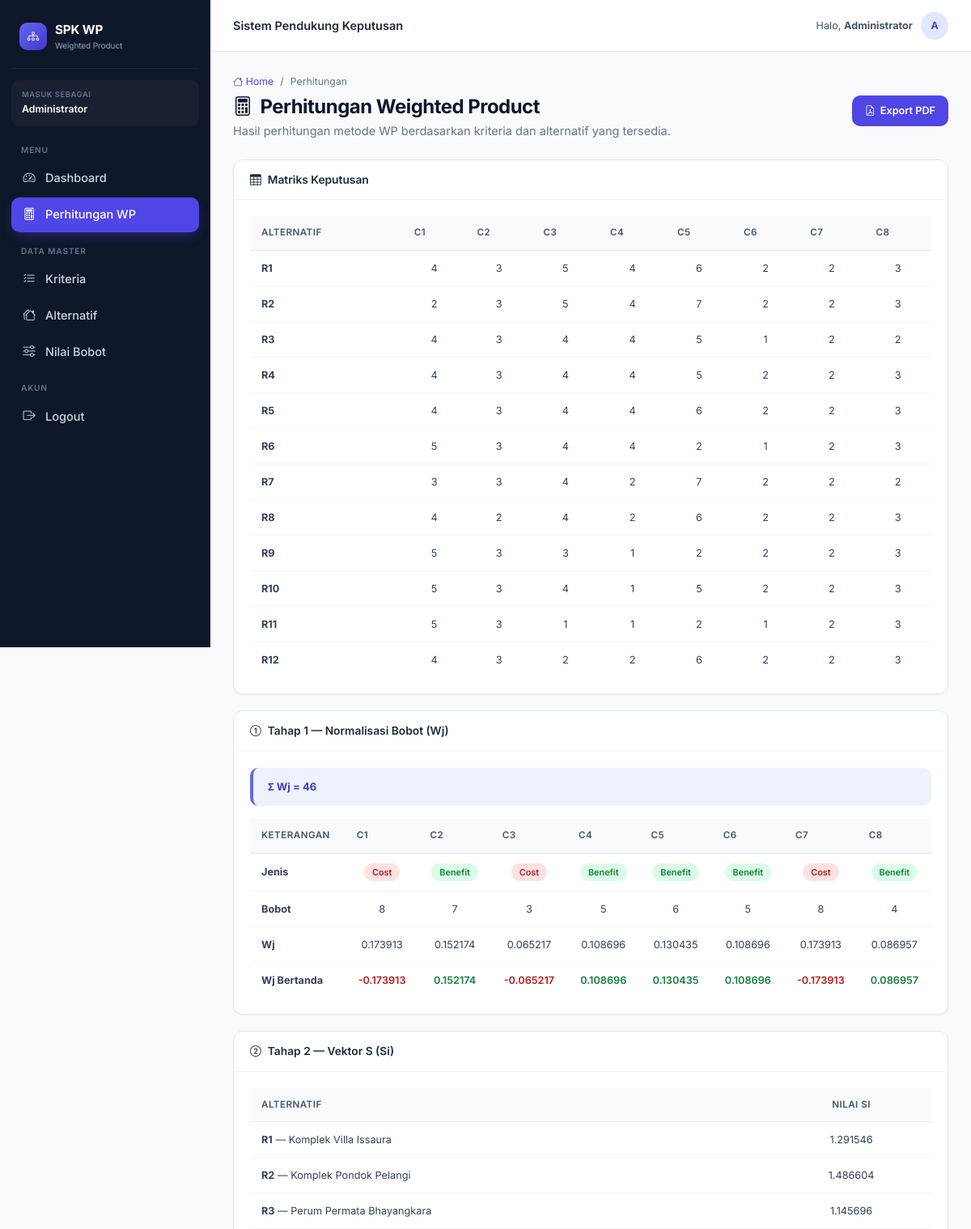
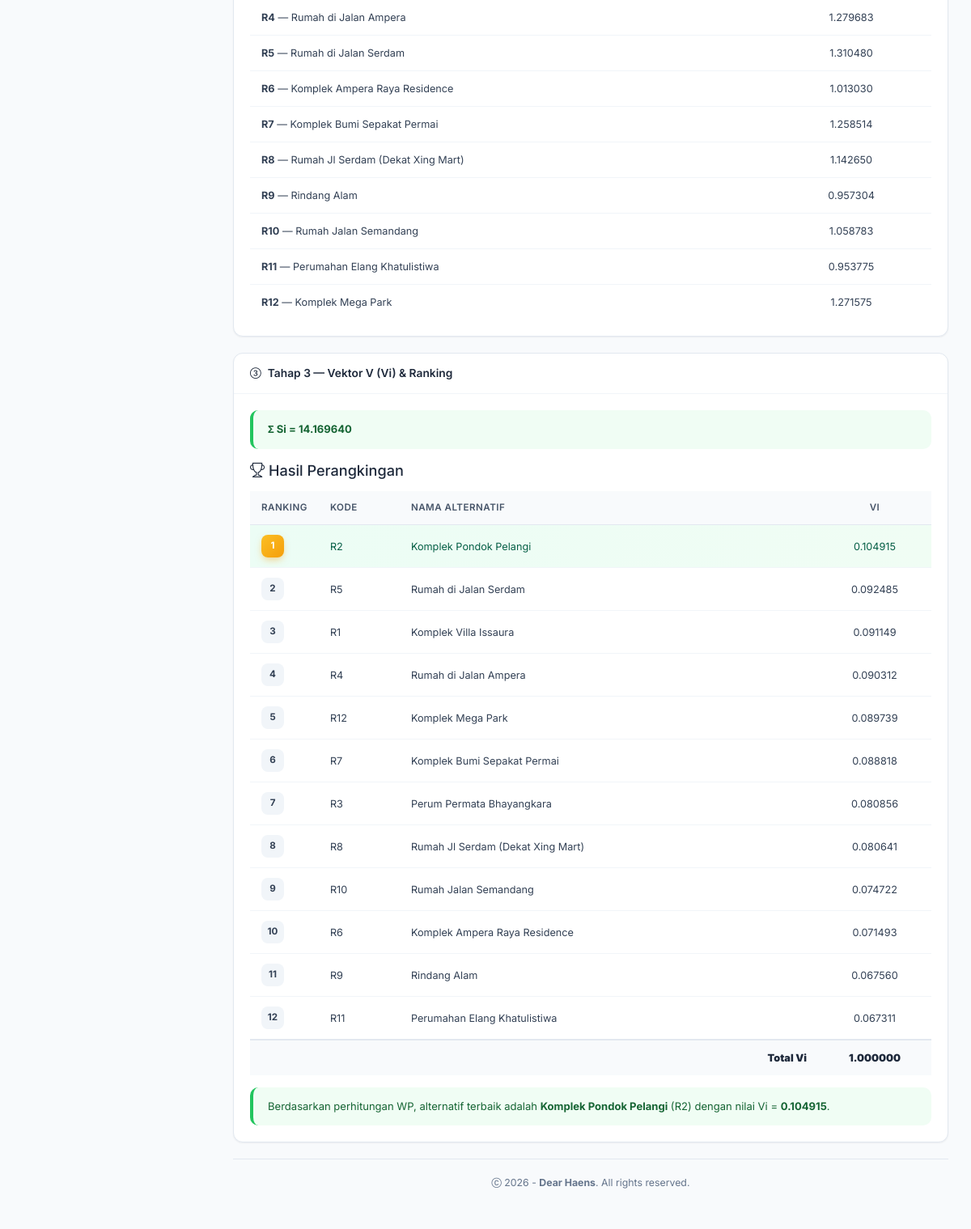
The page /admin/hitung.php (signed in) on the database its author committed (2 pictures, top to bottom).
### tables this page shows
CREATE TABLE `kriteria` (
  `id` int(11) NOT NULL,
  `code` varchar(32) DEFAULT NULL,
  `kriteria` varchar(256) DEFAULT NULL,
  `jenis` varchar(32) DEFAULT NULL,
  `bobot` int(10) DEFAULT NULL
);

CREATE TABLE `bobot` (
  `id_bobot` int(11) NOT NULL,
  `id_alter` int(11) DEFAULT NULL,
  `c1` int(128) DEFAULT NULL,
  `c2` int(128) DEFAULT NULL,
  `c3` int(128) DEFAULT NULL,
  `c4` int(128) DEFAULT NULL,
  `c5` int(128) DEFAULT NULL,
  `c6` int(128) DEFAULT NULL,
  `c7` int(128) DEFAULT NULL,
  `c8` int(128) DEFAULT NULL
);

CREATE TABLE `alternatif` (
  `id_alter` int(11) NOT NULL,
  `code` varchar(128) DEFAULT NULL,
  `alternatif` varchar(128) DEFAULT NULL
);

### admin/config/database.php (called while the page is built, shortened)
<?php
function db(): PDO
{
    static $pdo = null;
    if ($pdo === null) {
        $host = $_ENV['DB_HOST'] ?? 'localhost';
        $name = $_ENV['DB_NAME'] ?? 'db_wp_kel9';
        $user = $_ENV['DB_USER'] ?? 'root';
        $pass = $_ENV['DB_PASS'] ?? '';
        try {
            $pdo = new PDO(
                "mysql:host={$host};dbname={$name};charset=utf8mb4",
                $user,
                $pass,
                [
                    PDO::ATTR_ERRMODE            => PDO::ERRMODE_EXCEPTION,
                    PDO::ATTR_DEFAULT_FETCH_MODE => PDO::FETCH_ASSOC,
                    PDO::ATTR_EMULATE_PREPARES   => false,
                ]
            );
        } catch (PDOException $e) {
            die('Koneksi database gagal: ' . htmlspecialchars($e->getMessage()));
        }
    }
    return $pdo;
}

### admin/functions/wp.php (called while the page is built, shortened)
<?php
function wp_get_kriteria(): array
{
    $sql = "SELECT id, code, kriteria, jenis, bobot
            FROM kriteria
            ORDER BY CAST(SUBSTRING(code, 2) AS UNSIGNED), code";
    return db()->query($sql)->fetchAll();
}
function wp_get_alternatif(): array
{
    $sql = "SELECT a.id_alter, a.code, a.alternatif,
                   b.c1, b.c2, b.c3, b.c4, b.c5, b.c6, b.c7, b.c8
            FROM alternatif a
            JOIN bobot b ON b.id_alter = a.id_alter
            ORDER BY CAST(SUBSTRING(a.code, 2) AS UNSIGNED), a.code";
    $rows = db()->query($sql)->fetchAll();
    $result = [];
    foreach ($rows as $r) {
        $nilai = [];
        for ($i = 1; $i <= 8; $i++) {
            $nilai['C' . $i] = (float) $r['c' . $i];
        }
        $result[] = [
            'id_alter'   => (int) $r['id_alter'],
            'code'       => $r['code'],
            'alternatif' => $r['alternatif'],
            'nilai'      => $nilai,
        ];
    }
    return $result;
}
function wp_hitung(array $kriteria, array $alternatif): array
{
    $totalBobot = 0.0;
    foreach ($kriteria as $k) {
        $totalBobot += (float) $k['bobot'];
    }
    $wj        = [];
    $wjTanda   = [];
    foreach ($kriteria as $k) {
        $kode = $k['code'];
        $w    = (float) $k['bobot'] / $totalBobot;
        $wj[$kode]      = $w;
        $wjTanda[$kode] = ($k['jenis'] === 'cost') ? -$w : $w;
    }
    $si = [];
    foreach ($alternatif as $a) {
        $s = 1.0;
        foreach ($kriteria as $k) {
            $kode   = $k['code'];
            $nilai  = $a['nilai'][$kode] ?? 0;
            $s *= pow($nilai, $wjTanda[$kode]);
        }
        $si[$a['code']] = $s;
    }
    $totalSi = array_sum($si);
    $vi = [];
    foreach ($si as $kode => $s) {
        $vi[$kode] = $s / $totalSi;
    }
    arsort($vi, SORT_NUMERIC);
    $namaByCode = [];
    foreach ($alternatif as $a) {
        $namaByCode[$a['code']] = $a['alternatif'];
    }
    $ranking = [];
    $peringkat = 1;
    foreach ($vi as $kode => $nilai) {
        $ranking[] = [
            'peringkat'   => $peringkat++,
            'code'        => $kode,
            'alternatif'  => $namaByCode[$kode] ?? $kode,
            'vi'          => $nilai,
        ];
    }
    return [
        'total_bobot' => $totalBobot,
        'wj'          => $wj,
        'wj_bertanda' => $wjTanda,
        'si'          => $si,
        'total_si'    => $totalSi,
        'vi'          => $vi,
        'ranking'     => $ranking,
    ];
}

### admin/functions/helpers.php (called while the page is built, shortened)
<?php
function e(?string $s): string
{
    return htmlspecialchars((string) $s, ENT_QUOTES, 'UTF-8');
}
function fmt(float $n, int $dec = 6): string
{
    return number_format($n, $dec, '.', '');
}

### admin/hitung.php (the view, shortened to what this page needs)
<?php
require __DIR__ . '/config/database.php';
require __DIR__ . '/functions/helpers.php';
require __DIR__ . '/functions/wp.php';
try {
    $kriteria   = wp_get_kriteria();
    $alternatif = wp_get_alternatif();
    $hasil      = wp_hitung($kriteria, $alternatif);
} catch (Throwable $ex) {
    $error      = $ex->getMessage();
    $kriteria   = [];
    $alternatif = [];
    $hasil      = null;
}
include 'template/head.php';
include 'template/nav-side.php';
include 'template/nav-top.php';
?>
<div class="page-header">
    <nav>
        <ol class="breadcrumb-modern">
            <li><a href="index.php"><i class="bi bi-house"></i> Home</a></li>
            <li>/</li>
            <li>Perhitungan</li>
        </ol>
    </nav>
    <div class="d-flex justify-content-between align-items-start flex-wrap gap-2">
        <div>
            <h1><i class="bi bi-calculator"></i> Perhitungan Weighted Product</h1>
            <p class="mb-0">Hasil perhitungan metode WP berdasarkan kriteria dan alternatif yang tersedia.</p>
        </div>
        <a href="export_pdf.php" target="_blank" class="btn-brand" style="flex-shrink: 0;">
            <i class="bi bi-file-earmark-pdf"></i> Export PDF
        </a>
    </div>
</div>
<?php if (!empty($error)): ?>
    <div class="callout-modern danger">
        <i class="bi bi-exclamation-triangle"></i>
        <strong>Gagal menghitung:</strong> <?= e($error) ?>
    </div>
<?php else: ?>
    <div class="card-modern">
        <div class="card-head">
            <h5><i class="bi bi-table"></i> Matriks Keputusan</h5>
        </div>
        <div class="card-body">
            <div class="table-responsive">
                <table class="table-modern">
                    <thead>
                        <tr>
                            <th>Alternatif</th>
                            <?php foreach ($kriteria as $k): ?>
                                <th title="<?= e($k['kriteria']) ?>"><?= e($k['code']) ?></th>
                            <?php endforeach; ?>
                        </tr>
                    </thead>
                    <tbody>
                        <?php foreach ($alternatif as $a): ?>
                            <tr>
                                <td><strong><?= e($a['code']) ?></strong></td>
                                <?php foreach ($kriteria as $k): ?>
                                    <td class="text-center"><?= e((string) $a['nilai'][$k['code']]) ?></td>
                                <?php endforeach; ?>
                            </tr>
                        <?php endforeach; ?>
                    </tbody>
                </table>
            </div>
        </div>
    </div>
    <div class="card-modern">
        <div class="card-head">
            <h5><i class="bi bi-1-circle"></i> Tahap 1 — Normalisasi Bobot (Wj)</h5>
        </div>
        <div class="card-body">
            <div class="callout-modern">
                <strong>Σ Wj = <?= fmt($hasil['total_bobot'], 0) ?></strong>
            </div>
            <div class="table-responsive">
                <table class="table-modern">
                    <thead>
                        <tr>
                            <th>Keterangan</th>
                            <?php foreach ($kriteria as $k): ?>
                                <th><?= e($k['code']) ?></th>
                            <?php endforeach; ?>
                        </tr>
                    </thead>
                    <tbody>
                        <tr>
                            <td><strong>Jenis</strong></td>
                            <?php foreach ($kriteria as $k): ?>
                                <td class="text-center">
                                    <span class="badge-soft <?= e($k['jenis']) ?>">
                                        <?= ucwords(e($k['jenis'])) ?>
                                    </span>
                                </td>
                            <?php endforeach; ?>
                        </tr>
                        <tr>
                            <td><strong>Bobot</strong></td>
                            <?php foreach ($kriteria as $k): ?>
                                <td class="text-center"><?= e((string) $k['bobot']) ?></td>
                            <?php endforeach; ?>
                        </tr>
                        <tr>
                            <td><strong>Wj</strong></td>
                            <?php foreach ($kriteria as $k): ?>
                                <td class="text-center"><?= fmt($hasil['wj'][$k['code']]) ?></td>
                            <?php endforeach; ?>
                        </tr>
                        <tr>
                            <td><strong>Wj Bertanda</strong></td>
                            <?php foreach ($kriteria as $k): ?>
                                <?php $neg = $hasil['wj_bertanda'][$k['code']] < 0; ?>
                                <td class="text-center" style="color:<?= $neg ? '#b91c1c' : '#15803d' ?>;font-weight:600;">
                                    <?= fmt($hasil['wj_bertanda'][$k['code']]) ?>
                                </td>
                            <?php endforeach; ?>
                        </tr>
                    </tbody>
                </table>
            </div>
        </div>
    </div>
    <div class="card-modern">
        <div class="card-head">
            <h5><i class="bi bi-2-circle"></i> Tahap 2 — Vektor S (Si)</h5>
        </div>
        <div class="card-body">
            <div class="table-responsive">
                <table class="table-modern">
                    <thead>
                        <tr><th>Alternatif</th><th class="text-center">Nilai Si</th></tr>
                    </thead>
                    <tbody>
                        <?php foreach ($alternatif as $a): ?>
                            <tr>
                                <td><strong><?= e($a['code']) ?></strong> — <?= e($a['alternatif']) ?></td>
                                <td class="text-center"><?= fmt($hasil['si'][$a['code']]) ?></td>
                            </tr>
                        <?php endforeach; ?>
                    </tbody>
                </table>
            </div>
        </div>
    </div>
    <div class="card-modern">
        <div class="card-head">
            <h5><i class="bi bi-3-circle"></i> Tahap 3 — Vektor V (Vi) & Ranking</h5>
        </div>
        <div class="card-body">
            <div class="callout-modern success">
                <strong>Σ Si = <?= fmt($hasil['total_si']) ?></strong>
            </div>
            <h5 class="mb-3"><i class="bi bi-trophy"></i> Hasil Perangkingan</h5>
            <div class="table-responsive">
                <table class="table-modern">
                    <thead>
                        <tr>
                            <th style="width:80px;">Ranking</th>
                            <th style="width:100px;">Kode</th>
                            <th>Nama Alternatif</th>
                            <th class="text-center" style="width:140px;">Vi</th>
                        </tr>
                    </thead>
                    <tbody>
                        <?php foreach ($hasil['ranking'] as $r): ?>
                            <tr class="<?= $r['peringkat'] === 1 ? 'rank-1' : '' ?>">
                                <td>
                                    <span class="rank-badge <?= $r['peringkat'] === 1 ? 'gold' : '' ?>">
                                        <?= $r['peringkat'] ?>
                                    </span>
                                </td>
                                <td><?= e($r['code']) ?></td>
                                <td><?= e($r['alternatif']) ?></td>
                                <td class="text-center"><?= fmt($r['vi']) ?></td>
                            </tr>
                        <?php endforeach; ?>
                    </tbody>
                    <tfoot>
                        <tr>
                            <td colspan="3" class="text-end"><strong>Total Vi</strong></td>
                            <td class="text-center"><strong><?= fmt(array_sum($hasil['vi'])) ?></strong></td>
                        </tr>
                    </tfoot>
                </table>
            </div>
            <?php $top = $hasil['ranking'][0] ?? null; ?>
            <?php if ($top): ?>
                <div class="callout-modern success mt-3 mb-0">
                    Berdasarkan perhitungan WP, alternatif terbaik adalah
                    <strong><?= e($top['alternatif']) ?></strong> (<?= e($top['code']) ?>)
                    dengan nilai Vi = <strong><?= fmt($top['vi']) ?></strong>.
                </div>
            <?php endif; ?>
        </div>
    </div>
<?php endif; ?>
<?php include 'template/footer.php'; ?>

### rows shown on the page
kriteria: code "C1", code "4", code.c1 "2", code "5", code "3", jenis "Cost", bobot "8", code "0.173913", code "-0.173913"
kriteria: code "C2", code "3", code.c2 "3", code "2", jenis "Benefit", bobot "7", code "0.152174"
kriteria: code "C3", code "5", code.c3 "5", code "4", code "3", code "1", code "2", jenis "Cost", bobot "3", code "0.065217", code "-0.065217"
kriteria: code "C4", code "4", code.c4 "4", code "2", code "1", jenis "Benefit", bobot "5", code "0.108696"
kriteria: code "C5", code "6", code.c5 "7", code "5", code "2", code "7", jenis "Benefit", bobot "6", code "0.130435"
kriteria: code "C6", code "2", code.c6 "2", code "1", jenis "Benefit", bobot "5", code "0.108696"
kriteria: code "C7", code "2", code.c7 "2", jenis "Cost", bobot "8", code "0.173913", code "-0.173913"
kriteria: code "C8", code "3", code.c8 "3", code "2", jenis "Benefit", bobot "4", code "0.086957"
bobot: id_alter.code "R1", id_alter.alternatif "Komplek Villa Issaura", id_alter.code "1.291546", peringkat "3", vi "0.091149"
bobot: id_alter.code "R2", id_alter.alternatif "Komplek Pondok Pelangi", id_alter.code "1.486604", peringkat "1", vi "0.104915"
bobot: id_alter.code "R3", id_alter.alternatif "Perum Permata Bhayangkara", id_alter.code "1.145696", peringkat "7", vi "0.080856"
bobot: id_alter.code "R4", id_alter.alternatif "Rumah di Jalan Ampera", id_alter.code "1.279683", peringkat "4", vi "0.090312"
bobot: id_alter.code "R5", id_alter.alternatif "Rumah di Jalan Serdam", id_alter.code "1.310480", peringkat "2", vi "0.092485"
bobot: id_alter.code "R6", id_alter.alternatif "Komplek Ampera Raya Residence", id_alter.code "1.013030", id_alter.id_alter "10", vi "0.071493"
bobot: id_alter.code "R7", id_alter.alternatif "Komplek Bumi Sepakat Permai", id_alter.code "1.258514", peringkat "6", vi "0.088818"
bobot: id_alter.code "R8", id_alter.alternatif "Rumah Jl Serdam (Dekat Xing Mart)", id_alter.code "1.142650", peringkat "8", vi "0.080641"
bobot: id_alter.code "R9", id_alter.alternatif "Rindang Alam", id_alter.code "0.957304", peringkat "11", vi "0.067560"
bobot: id_alter.code "R10", id_alter.alternatif "Rumah Jalan Semandang", id_alter.code "1.058783", peringkat "9", vi "0.074722"
bobot: id_alter.code "R11", id_alter.alternatif "Perumahan Elang Khatulistiwa", id_alter.code "0.953775", peringkat "12", vi "0.067311"
bobot: id_alter.code "R12", id_alter.alternatif "Komplek Mega Park", id_alter.code "1.271575", peringkat "5", vi "0.089739"
alternatif: alternatif "Komplek Pondok Pelangi", code "R2"

### other values the page prints
$_SESSION['nama_lengkap'] "Administrator"
substr($_SESSION['nama_lengkap'] ?? 'A', 0, 1) "A"
fmt($hasil['total_bobot'], 0) "46"
fmt($hasil['total_si']) "14.169640"
fmt(array_sum($hasil['vi'])) "1.000000"
fmt($top['vi']) "0.104915"
